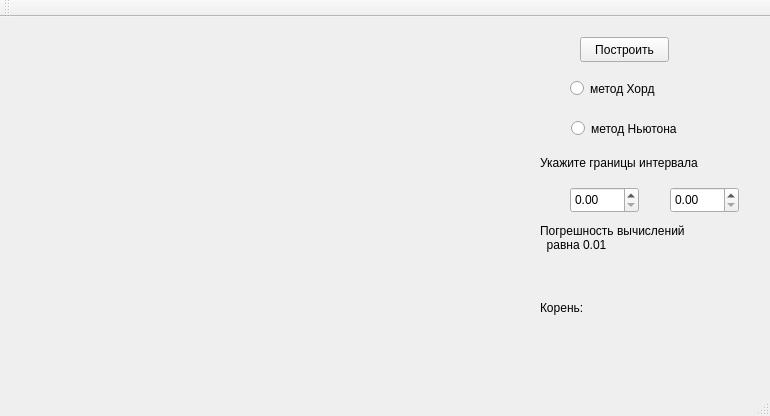
<?xml version="1.0" encoding="UTF-8"?>
<ui version="4.0">
 <class>MainWindow</class>
 <widget class="QMainWindow" name="MainWindow">
  <property name="geometry">
   <rect>
    <x>0</x>
    <y>0</y>
    <width>770</width>
    <height>416</height>
   </rect>
  </property>
  <property name="windowTitle">
   <string>Поиск корня функции x^4 - 2*x - 4 = 0</string>
  </property>
  <widget class="QWidget" name="centralWidget">
   <widget class="QPushButton" name="createButton">
    <property name="geometry">
     <rect>
      <x>580</x>
      <y>20</y>
      <width>89</width>
      <height>25</height>
     </rect>
    </property>
    <property name="text">
     <string>Построить</string>
    </property>
   </widget>
   <widget class="QCustomPlot" name="widget" native="true">
    <property name="geometry">
     <rect>
      <x>19</x>
      <y>19</y>
      <width>501</width>
      <height>351</height>
     </rect>
    </property>
   </widget>
   <widget class="QRadioButton" name="hordButton">
    <property name="geometry">
     <rect>
      <x>570</x>
      <y>60</y>
      <width>141</width>
      <height>23</height>
     </rect>
    </property>
    <property name="text">
     <string>метод Хорд</string>
    </property>
   </widget>
   <widget class="QRadioButton" name="nyutonButton">
    <property name="geometry">
     <rect>
      <x>571</x>
      <y>100</y>
      <width>141</width>
      <height>23</height>
     </rect>
    </property>
    <property name="text">
     <string>метод Ньютона</string>
    </property>
   </widget>
   <widget class="QDoubleSpinBox" name="leftX">
    <property name="geometry">
     <rect>
      <x>570</x>
      <y>170</y>
      <width>69</width>
      <height>26</height>
     </rect>
    </property>
    <property name="minimumSize">
     <size>
      <width>69</width>
      <height>26</height>
     </size>
    </property>
   </widget>
   <widget class="QDoubleSpinBox" name="rightX">
    <property name="geometry">
     <rect>
      <x>670</x>
      <y>170</y>
      <width>69</width>
      <height>26</height>
     </rect>
    </property>
   </widget>
   <widget class="QLabel" name="intervalLabel">
    <property name="geometry">
     <rect>
      <x>540</x>
      <y>130</y>
      <width>211</width>
      <height>31</height>
     </rect>
    </property>
    <property name="text">
     <string>Укажите границы интервала</string>
    </property>
   </widget>
   <widget class="QLabel" name="accuracyLabel">
    <property name="geometry">
     <rect>
      <x>540</x>
      <y>200</y>
      <width>201</width>
      <height>41</height>
     </rect>
    </property>
    <property name="text">
     <string>Погрешность вычислений 
  равна 0.01</string>
    </property>
   </widget>
   <widget class="QLabel" name="result">
    <property name="geometry">
     <rect>
      <x>630</x>
      <y>280</y>
      <width>91</width>
      <height>21</height>
     </rect>
    </property>
    <property name="font">
     <font>
      <family>Noto Sans Mono CJK SC</family>
     </font>
    </property>
    <property name="text">
     <string/>
    </property>
   </widget>
   <widget class="QLabel" name="label">
    <property name="geometry">
     <rect>
      <x>540</x>
      <y>280</y>
      <width>81</width>
      <height>21</height>
     </rect>
    </property>
    <property name="text">
     <string>Корень:</string>
    </property>
   </widget>
  </widget>
  <widget class="QToolBar" name="mainToolBar">
   <attribute name="toolBarArea">
    <enum>TopToolBarArea</enum>
   </attribute>
   <attribute name="toolBarBreak">
    <bool>false</bool>
   </attribute>
  </widget>
  <widget class="QStatusBar" name="statusBar"/>
 </widget>
 <layoutdefault spacing="6" margin="11"/>
 <customwidgets>
  <customwidget>
   <class>QCustomPlot</class>
   <extends>QWidget</extends>
   <header>qcustomplot.h</header>
   <container>1</container>
  </customwidget>
 </customwidgets>
 <resources/>
 <connections/>
</ui>
